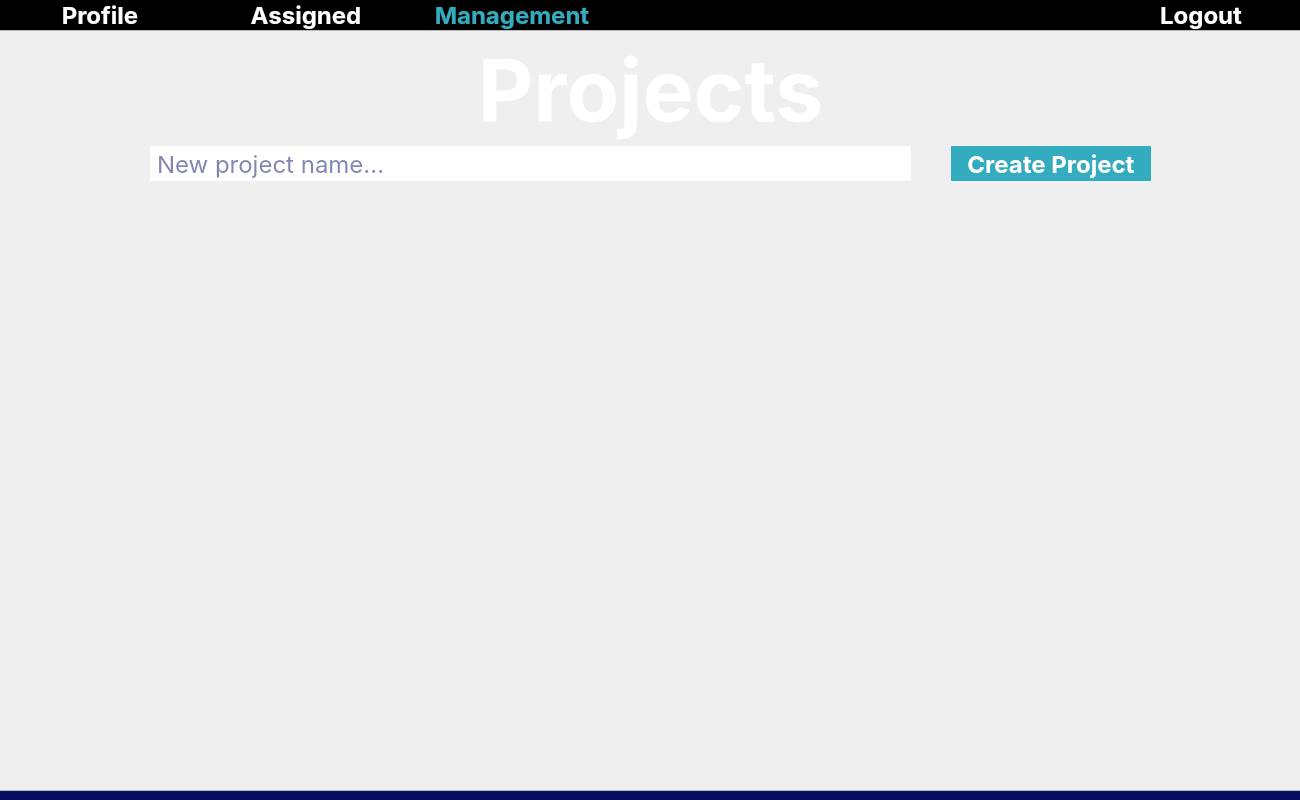
<?xml version="1.0" encoding="UTF-8"?>
<ui version="4.0">
 <class>ProjectManagement</class>
 <widget class="QWidget" name="ProjectManagement">
  <property name="geometry">
   <rect>
    <x>0</x>
    <y>0</y>
    <width>1300</width>
    <height>800</height>
   </rect>
  </property>
  <property name="minimumSize">
   <size>
    <width>1300</width>
    <height>800</height>
   </size>
  </property>
  <property name="maximumSize">
   <size>
    <width>1300</width>
    <height>800</height>
   </size>
  </property>
  <property name="windowTitle">
   <string>Form</string>
  </property>
  <widget class="QPushButton" name="backgroundGradient">
   <property name="enabled">
    <bool>false</bool>
   </property>
   <property name="geometry">
    <rect>
     <x>-30</x>
     <y>0</y>
     <width>1341</width>
     <height>831</height>
    </rect>
   </property>
   <property name="styleSheet">
    <string notr="true">background-color: qlineargradient(spread:pad, x0:1, y2:1, x2:0, y2:1, stop:0 rgba(1, 15, 17, 255), stop:1 rgba(4, 15, 101, 255))</string>
   </property>
   <property name="text">
    <string/>
   </property>
   <property name="flat">
    <bool>false</bool>
   </property>
  </widget>
  <widget class="QWidget" name="layoutWidget">
   <property name="geometry">
    <rect>
     <x>0</x>
     <y>0</y>
     <width>1301</width>
     <height>42</height>
    </rect>
   </property>
   <layout class="QHBoxLayout" name="horizontalLayout_4">
    <property name="sizeConstraint">
     <enum>QLayout::SetNoConstraint</enum>
    </property>
    <property name="leftMargin">
     <number>0</number>
    </property>
    <property name="rightMargin">
     <number>0</number>
    </property>
    <item>
     <layout class="QVBoxLayout" name="NavButton_4">
      <property name="sizeConstraint">
       <enum>QLayout::SetMaximumSize</enum>
      </property>
      <item>
       <widget class="QPushButton" name="profileButton">
        <property name="styleSheet">
         <string notr="true">font-size: 24px;font-family: Inter;color: rgb(255, 255, 255); font-weight:bold; border:none;</string>
        </property>
        <property name="text">
         <string>Profile</string>
        </property>
       </widget>
      </item>
      <item>
       <widget class="Line" name="line_4">
        <property name="enabled">
         <bool>true</bool>
        </property>
        <property name="minimumSize">
         <size>
          <width>200</width>
          <height>5</height>
         </size>
        </property>
        <property name="styleSheet">
         <string notr="true">color:#32ACBE;</string>
        </property>
        <property name="frameShadow">
         <enum>QFrame::Plain</enum>
        </property>
        <property name="lineWidth">
         <number>15</number>
        </property>
        <property name="midLineWidth">
         <number>6</number>
        </property>
        <property name="orientation">
         <enum>Qt::Horizontal</enum>
        </property>
       </widget>
      </item>
     </layout>
    </item>
    <item>
     <layout class="QVBoxLayout" name="NavButton_15">
      <property name="sizeConstraint">
       <enum>QLayout::SetMaximumSize</enum>
      </property>
      <item>
       <widget class="QPushButton" name="assignButton">
        <property name="styleSheet">
         <string notr="true">font-size: 24px;font-family: Inter;color: rgb(255, 255, 255); font-weight:bold; border:none;</string>
        </property>
        <property name="text">
         <string>Assigned</string>
        </property>
       </widget>
      </item>
      <item>
       <widget class="Line" name="line_16">
        <property name="enabled">
         <bool>true</bool>
        </property>
        <property name="minimumSize">
         <size>
          <width>200</width>
          <height>5</height>
         </size>
        </property>
        <property name="styleSheet">
         <string notr="true">color:#32ACBE;</string>
        </property>
        <property name="frameShadow">
         <enum>QFrame::Plain</enum>
        </property>
        <property name="lineWidth">
         <number>15</number>
        </property>
        <property name="midLineWidth">
         <number>6</number>
        </property>
        <property name="orientation">
         <enum>Qt::Horizontal</enum>
        </property>
       </widget>
      </item>
     </layout>
    </item>
    <item>
     <layout class="QVBoxLayout" name="NavButton_16">
      <property name="sizeConstraint">
       <enum>QLayout::SetMaximumSize</enum>
      </property>
      <item>
       <widget class="QPushButton" name="managementButton">
        <property name="styleSheet">
         <string notr="true">font-size: 24px;font-family: Inter;color: #32ACBE; font-weight:bold; border:none;</string>
        </property>
        <property name="text">
         <string>Management</string>
        </property>
       </widget>
      </item>
      <item>
       <widget class="Line" name="line_17">
        <property name="enabled">
         <bool>true</bool>
        </property>
        <property name="minimumSize">
         <size>
          <width>200</width>
          <height>5</height>
         </size>
        </property>
        <property name="styleSheet">
         <string notr="true">color:#05448A;</string>
        </property>
        <property name="frameShadow">
         <enum>QFrame::Plain</enum>
        </property>
        <property name="lineWidth">
         <number>15</number>
        </property>
        <property name="midLineWidth">
         <number>6</number>
        </property>
        <property name="orientation">
         <enum>Qt::Horizontal</enum>
        </property>
       </widget>
      </item>
     </layout>
    </item>
    <item>
     <spacer name="horizontalSpacer_5">
      <property name="orientation">
       <enum>Qt::Horizontal</enum>
      </property>
      <property name="sizeType">
       <enum>QSizePolicy::MinimumExpanding</enum>
      </property>
      <property name="sizeHint" stdset="0">
       <size>
        <width>40</width>
        <height>20</height>
       </size>
      </property>
     </spacer>
    </item>
    <item>
     <layout class="QVBoxLayout" name="NavButton_17">
      <property name="sizeConstraint">
       <enum>QLayout::SetMaximumSize</enum>
      </property>
      <item>
       <widget class="QPushButton" name="logoutButton">
        <property name="styleSheet">
         <string notr="true">font-size: 24px;font-family: Inter;color: rgb(255, 255, 255); font-weight:bold; border:none;</string>
        </property>
        <property name="text">
         <string>Logout</string>
        </property>
       </widget>
      </item>
      <item>
       <widget class="Line" name="line_18">
        <property name="enabled">
         <bool>true</bool>
        </property>
        <property name="minimumSize">
         <size>
          <width>200</width>
          <height>5</height>
         </size>
        </property>
        <property name="styleSheet">
         <string notr="true">color:#CA0736;</string>
        </property>
        <property name="frameShadow">
         <enum>QFrame::Plain</enum>
        </property>
        <property name="lineWidth">
         <number>15</number>
        </property>
        <property name="midLineWidth">
         <number>6</number>
        </property>
        <property name="orientation">
         <enum>Qt::Horizontal</enum>
        </property>
       </widget>
      </item>
     </layout>
    </item>
   </layout>
  </widget>
  <widget class="Line" name="navBackground">
   <property name="enabled">
    <bool>true</bool>
   </property>
   <property name="geometry">
    <rect>
     <x>-10</x>
     <y>-20</y>
     <width>1321</width>
     <height>61</height>
    </rect>
   </property>
   <property name="minimumSize">
    <size>
     <width>0</width>
     <height>40</height>
    </size>
   </property>
   <property name="styleSheet">
    <string notr="true">background-color:#010511;</string>
   </property>
   <property name="frameShadow">
    <enum>QFrame::Plain</enum>
   </property>
   <property name="lineWidth">
    <number>500</number>
   </property>
   <property name="orientation">
    <enum>Qt::Horizontal</enum>
   </property>
  </widget>
  <widget class="QScrollArea" name="assignedItems">
   <property name="geometry">
    <rect>
     <x>-10</x>
     <y>30</y>
     <width>1321</width>
     <height>761</height>
    </rect>
   </property>
   <property name="styleSheet">
    <string notr="true">QScrollArea { background: transparent; }
QScrollArea &gt; QWidget &gt; QWidget { background: transparent; }
QScrollArea &gt; QWidget &gt; QScrollBar { background: palette(base); }</string>
   </property>
   <property name="frameShadow">
    <enum>QFrame::Raised</enum>
   </property>
   <property name="lineWidth">
    <number>0</number>
   </property>
   <property name="widgetResizable">
    <bool>true</bool>
   </property>
   <widget class="QWidget" name="assignmentCategories_2">
    <property name="geometry">
     <rect>
      <x>0</x>
      <y>0</y>
      <width>1319</width>
      <height>759</height>
     </rect>
    </property>
    <layout class="QVBoxLayout" name="verticalLayout_3">
     <item>
      <layout class="QVBoxLayout" name="pageFrame_2">
       <item>
        <widget class="QLabel" name="title_2">
         <property name="minimumSize">
          <size>
           <width>0</width>
           <height>100</height>
          </size>
         </property>
         <property name="maximumSize">
          <size>
           <width>16777215</width>
           <height>100</height>
          </size>
         </property>
         <property name="styleSheet">
          <string notr="true">font-size: 86px;font-family: Inter;color: rgb(255, 255, 255); font-weight:bold; border:none;</string>
         </property>
         <property name="text">
          <string>Projects</string>
         </property>
         <property name="alignment">
          <set>Qt::AlignCenter</set>
         </property>
        </widget>
       </item>
       <item>
        <layout class="QHBoxLayout" name="horizontalLayout_2">
         <property name="spacing">
          <number>0</number>
         </property>
         <property name="bottomMargin">
          <number>10</number>
         </property>
         <item>
          <spacer name="horizontalSpacer_6">
           <property name="orientation">
            <enum>Qt::Horizontal</enum>
           </property>
           <property name="sizeType">
            <enum>QSizePolicy::Minimum</enum>
           </property>
           <property name="sizeHint" stdset="0">
            <size>
             <width>150</width>
             <height>20</height>
            </size>
           </property>
          </spacer>
         </item>
         <item>
          <widget class="QLineEdit" name="newProjectName">
           <property name="minimumSize">
            <size>
             <width>0</width>
             <height>35</height>
            </size>
           </property>
           <property name="styleSheet">
            <string notr="true">font-size: 24px;font-family: Inter;color: #040F65; font-weight:lighter; padding-right:5px; border:0px; padding-left:5px;
</string>
           </property>
           <property name="inputMask">
            <string/>
           </property>
           <property name="text">
            <string/>
           </property>
           <property name="placeholderText">
            <string>New project name...</string>
           </property>
           <property name="clearButtonEnabled">
            <bool>false</bool>
           </property>
          </widget>
         </item>
         <item>
          <spacer name="horizontalSpacer_7">
           <property name="orientation">
            <enum>Qt::Horizontal</enum>
           </property>
           <property name="sizeType">
            <enum>QSizePolicy::Minimum</enum>
           </property>
           <property name="sizeHint" stdset="0">
            <size>
             <width>40</width>
             <height>20</height>
            </size>
           </property>
          </spacer>
         </item>
         <item>
          <widget class="QPushButton" name="createProjectButton">
           <property name="minimumSize">
            <size>
             <width>200</width>
             <height>35</height>
            </size>
           </property>
           <property name="styleSheet">
            <string notr="true">font-size: 24px;font-family: Inter;color: rgb(255, 255, 255); font-weight:bold; border:none; background-color:#32ACBE; border-radius:1px;</string>
           </property>
           <property name="text">
            <string>Create Project</string>
           </property>
          </widget>
         </item>
         <item>
          <spacer name="horizontalSpacer_8">
           <property name="orientation">
            <enum>Qt::Horizontal</enum>
           </property>
           <property name="sizeType">
            <enum>QSizePolicy::Minimum</enum>
           </property>
           <property name="sizeHint" stdset="0">
            <size>
             <width>150</width>
             <height>20</height>
            </size>
           </property>
          </spacer>
         </item>
        </layout>
       </item>
      </layout>
     </item>
     <item>
      <spacer name="verticalSpacer_6">
       <property name="orientation">
        <enum>Qt::Vertical</enum>
       </property>
       <property name="sizeType">
        <enum>QSizePolicy::MinimumExpanding</enum>
       </property>
       <property name="sizeHint" stdset="0">
        <size>
         <width>20</width>
         <height>25</height>
        </size>
       </property>
      </spacer>
     </item>
    </layout>
   </widget>
  </widget>
  <zorder>backgroundGradient</zorder>
  <zorder>navBackground</zorder>
  <zorder>layoutWidget</zorder>
  <zorder>assignedItems</zorder>
 </widget>
 <resources/>
 <connections/>
</ui>
